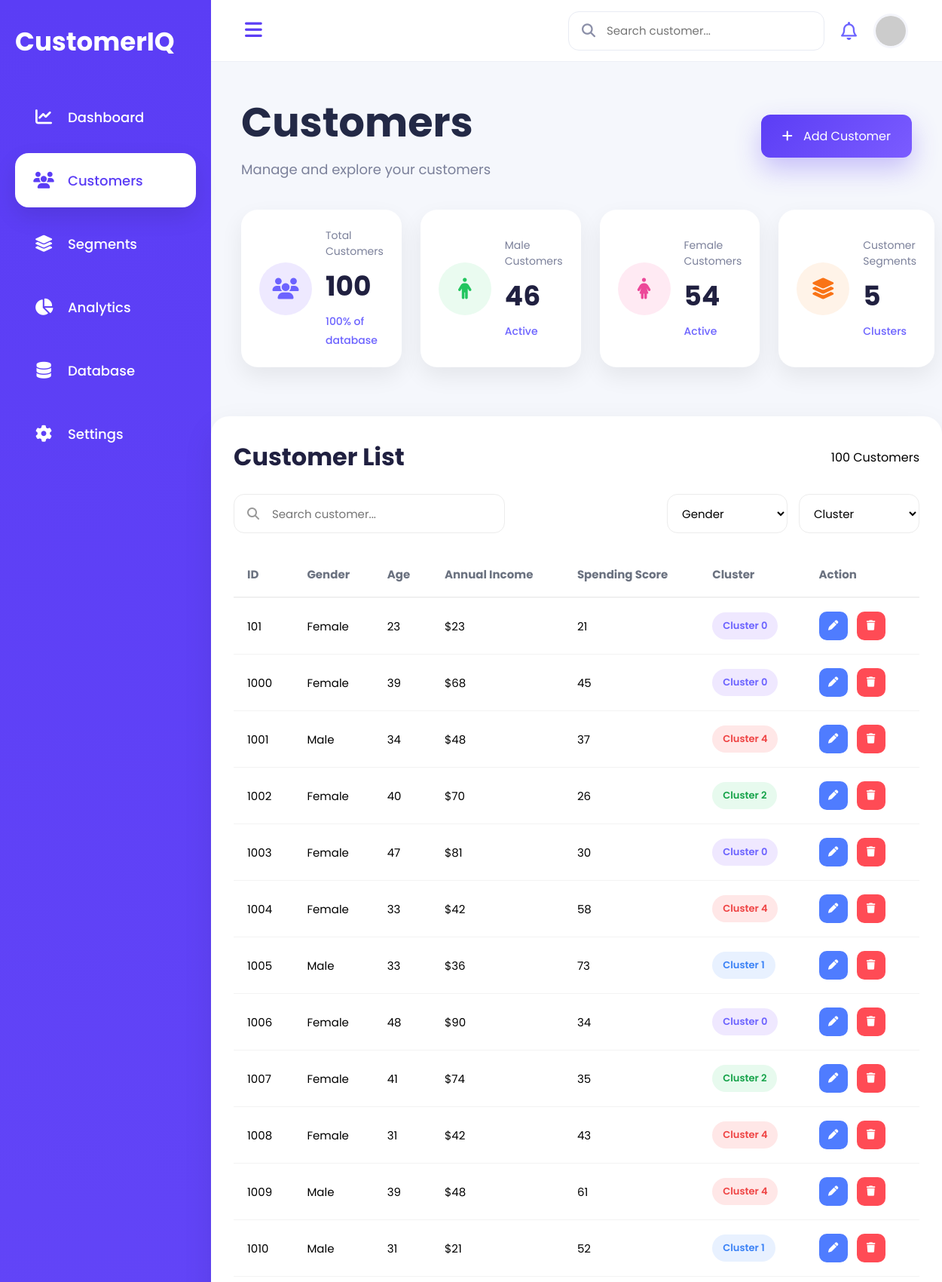
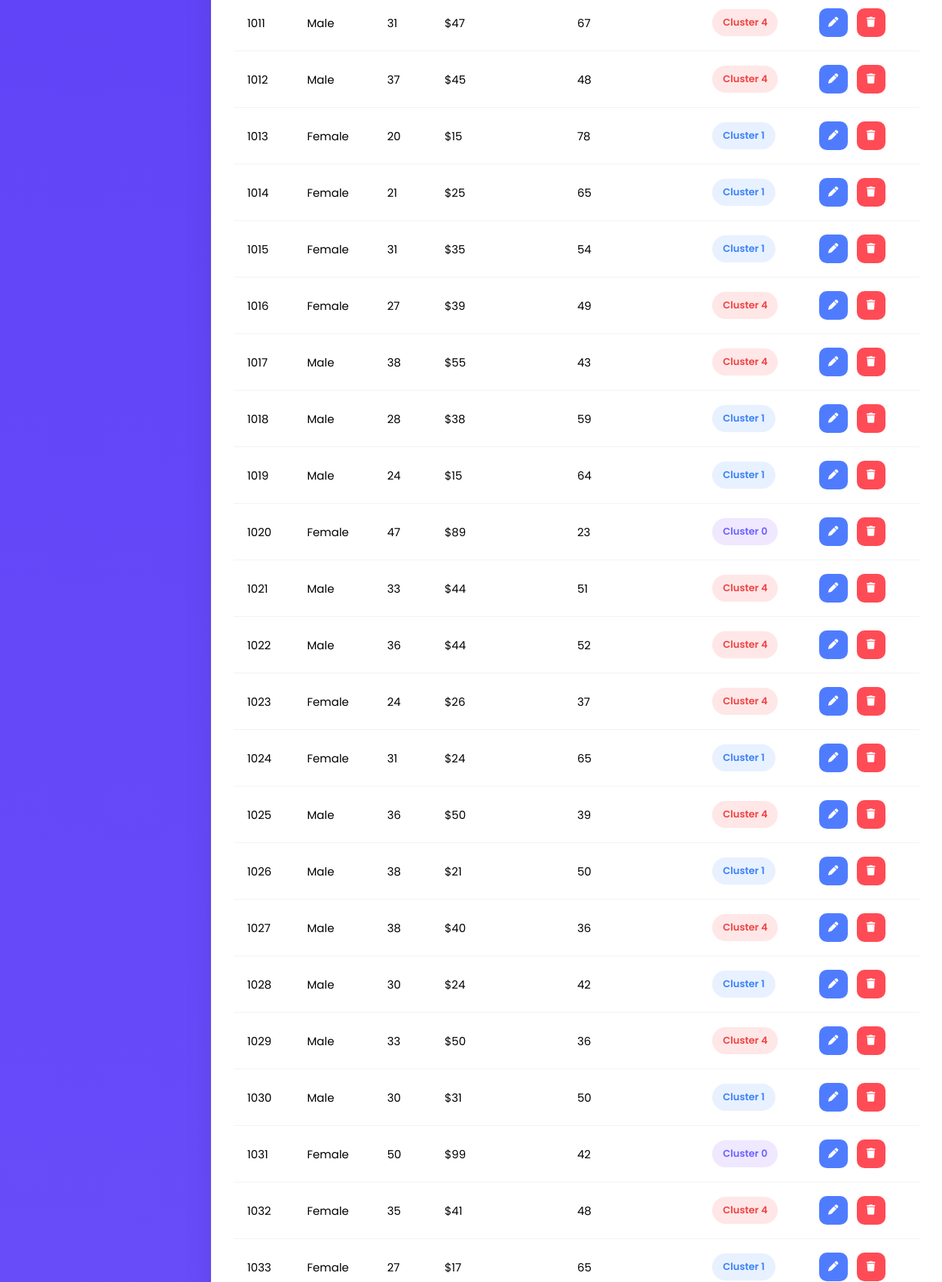
Page /customers (upper part) on the committed database (2 pictures, top to bottom).
### tables this page shows
CREATE TABLE customers(

        CustomerID INTEGER PRIMARY KEY,
        Gender TEXT,
        Age INTEGER,
        AnnualIncome INTEGER,
        SpendingScore INTEGER,
        Cluster INTEGER

    );

### App.py (the view)
@app.route("/customers")
def customers():
    page = request.args.get("page", 1, type=int)
    records_per_page = 100
    all_customers = get_all_customers()
    total_customers = len(all_customers)
    start = (page - 1) * records_per_page
    end = start + records_per_page
    customers = all_customers[start:end]
    total_pages = (total_customers + records_per_page - 1) // records_per_page
    success = request.args.get("success")
    return render_template(
        "customers_new.html",
        customers=customers,
        success=success,
        page=page,
        total_pages=total_pages
    )

### database.py (called while the page is built)
def get_all_customers():
    conn = sqlite3.connect(DB_NAME)
    conn.row_factory = sqlite3.Row
    cursor = conn.cursor()
    cursor.execute("SELECT * FROM customers ORDER BY CustomerID")
    customers = cursor.fetchall()
    conn.close()
    return customers

### templates/customers_new.html (shortened to what this page needs)
<!DOCTYPE html>
<html lang="en">
<head>
    <link rel="stylesheet"
          href="https://cdnjs.cloudflare.com/ajax/libs/font-awesome/6.7.1/css/all.min.css">
    <link rel="stylesheet"
          href="{{ url_for('static', filename='css/customers_new.css') }}">
</head>
<body>
<div class="dashboard">
    <aside class="sidebar">
    <div class="logo">
        <h2>CustomerIQ</h2>
    </div>
    <nav>
        <ul>
            <li onclick="window.location.href='/'">
                <i class="fa-solid fa-chart-line"></i>
                <span>Dashboard</span>
            </li>
            <li class="active">
                <i class="fa-solid fa-users"></i>
                <span>Customers</span>
            </li>
            <li>
                <i class="fa-solid fa-layer-group"></i>
                <span>Segments</span>
            </li>
            <li>
                <i class="fa-solid fa-chart-pie"></i>
                <span>Analytics</span>
            </li>
            <li>
                <i class="fa-solid fa-database"></i>
                <span>Database</span>
            </li>
            <li>
                <i class="fa-solid fa-gear"></i>
                <span>Settings</span>
            </li>
        </ul>
    </nav>
</aside>
    <main class="content">
        <header class="topbar">
            <div class="menu">
                <i class="fa-solid fa-bars"></i>
            </div>
            <div class="top-right">
                <div class="search">
                    <i class="fa-solid fa-magnifying-glass"></i>
                    <input
                        placeholder="Search customer...">
                </div>
                <i class="fa-regular fa-bell bell"></i>
                <img
                    src="https://i.pravatar.cc/100?img=32"
                    class="profile">
            </div>
        </header>
        <section class="page-title">
            <div>
                <h1>
                    Customers
                </h1>
                <p>
                    Manage and explore your customers
                </p>
            </div>
           <button class="add-btn" id="openModal">
                <i class="fa-solid fa-plus"></i>
                Add Customer
            </button>
        </section>
<div class="stats-grid">
    <div class="stat-card">
        <div class="icon purple">
            <i class="fa-solid fa-users"></i>
        </div>
        <div class="stat-info">
            <p>Total Customers</p>
            <h2>{{ customers|length }}</h2>
            <span>100% of database</span>
        </div>
    </div>
    <div class="stat-card">
        <div class="icon green">
            <i class="fa-solid fa-person"></i>
        </div>
        <div class="stat-info">
            <p>Male Customers</p>
            <h2>
                {{ customers|selectattr('Gender','equalto','M')|list|length }}
            </h2>
            <span>Active</span>
        </div>
    </div>
    <div class="stat-card">
        <div class="icon pink">
            <i class="fa-solid fa-person-dress"></i>
        </div>
        <div class="stat-info">
            <p>Female Customers</p>
            <h2>
                {{ customers|selectattr('Gender','equalto','F')|list|length }}
            </h2>
            <span>Active</span>
        </div>
    </div>
    <div class="stat-card">
        <div class="icon orange">
            <i class="fa-solid fa-layer-group"></i>
        </div>
        <div class="stat-info">
            <p>Customer Segments</p>
            <h2>5</h2>
            <span>Clusters</span>
        </div>
    </div>
</div>
        <section class="table-section">
    <div class="table-header">
        <h2>Customer List</h2>
        <span>{{ customers|length }} Customers</span>
    </div>
    <div class="table-toolbar">
        <div class="table-search">
            <i class="fa-solid fa-magnifying-glass"></i>
            <input
                type="text"
                id="tableSearch"
                placeholder="Search customer...">
        </div>
        <div class="table-filters">
            <select id="genderFilter">
                <option value="">Gender</option>
            </select>
            <select id="clusterFilter">
                <option value="">Cluster</option>
            </select>
        </div>
    </div>
    <div class="table-wrapper">
        <table id="customerTable">
            <thead>
                <tr>
                    <th>ID</th>
                    <th>Gender</th>
                    <th>Age</th>
                    <th>Annual Income</th>
                    <th>Spending Score</th>
                    <th>Cluster</th>
                    <th>Action</th>
                </tr>
            </thead>
            <tbody>
                {% for row in customers %}
                <tr>
                    <td>{{ row['CustomerID'] }}</td>
                    <td>
                        {% if row['Gender']=="M" %}
                        Male
                        {% else %}
                        Female
                        {% endif %}
                    </td>
                    <td>{{ row['Age'] }}</td>
                    <td>${{ row['AnnualIncome'] }}</td>
                    <td>{{ row['SpendingScore'] }}</td>
                    <td>
                        {% if row['Cluster']==0 %}
                        <span class="badge purple">Cluster 0</span>
                        {% elif row['Cluster']==1 %}
                        <span class="badge blue">Cluster 1</span>
                        {% elif row['Cluster']==2 %}
                        <span class="badge green">Cluster 2</span>
                        {% elif row['Cluster']==3 %}
                        <span class="badge orange">Cluster 3</span>
                        {% else %}
                        <span class="badge red">Cluster 4</span>
                        {% endif %}
                    </td>
                    <td>
                        <button
                            class="icon-btn edit"
                            data-id="{{ row['CustomerID'] }}">
                            <i class="fa-solid fa-pen"></i>
                        </button>
                        <button
                            class="icon-btn delete"
                            data-id="{{ row['CustomerID'] }}">
                            <i class="fa-solid fa-trash"></i>
                        </button>
                    </td>
                </tr>
                {% endfor %}
            </tbody>
        </table>
    </div>
</section>
    </main>
</div>
</body>
</html>

### rows in the picture
customers: CustomerID "101", Gender "Female", Age "23", AnnualIncome "23", SpendingScore "21", Cluster "Cluster 0"
customers: CustomerID "1000", Gender "Female", Age "39", AnnualIncome "68", SpendingScore "45", Cluster "Cluster 0"
customers: CustomerID "1001", Gender "Male", Age "34", AnnualIncome "48", SpendingScore "37", Cluster "Cluster 4"
customers: CustomerID "1002", Gender "Female", Age "40", AnnualIncome "70", SpendingScore "26", Cluster "Cluster 2"
customers: CustomerID "1003", Gender "Female", Age "47", AnnualIncome "81", SpendingScore "30", Cluster "Cluster 0"
customers: CustomerID "1004", Gender "Female", Age "33", AnnualIncome "42", SpendingScore "58", Cluster "Cluster 4"
customers: CustomerID "1005", Gender "Male", Age "33", AnnualIncome "36", SpendingScore "73", Cluster "Cluster 1"
customers: CustomerID "1006", Gender "Female", Age "48", AnnualIncome "90", SpendingScore "34", Cluster "Cluster 0"
customers: CustomerID "1007", Gender "Female", Age "41", AnnualIncome "74", SpendingScore "35", Cluster "Cluster 2"
customers: CustomerID "1008", Gender "Female", Age "31", AnnualIncome "42", SpendingScore "43", Cluster "Cluster 4"
customers: CustomerID "1009", Gender "Male", Age "39", AnnualIncome "48", SpendingScore "61", Cluster "Cluster 4"
customers: CustomerID "1010", Gender "Male", Age "31", AnnualIncome "21", SpendingScore "52", Cluster "Cluster 1"
customers: CustomerID "1011", Gender "Male", Age "31", AnnualIncome "47", SpendingScore "67", Cluster "Cluster 4"
customers: CustomerID "1012", Gender "Male", Age "37", AnnualIncome "45", SpendingScore "48", Cluster "Cluster 4"
customers: CustomerID "1013", Gender "Female", Age "20", AnnualIncome "15", SpendingScore "78", Cluster "Cluster 1"
customers: CustomerID "1014", Gender "Female", Age "21", AnnualIncome "25", SpendingScore "65", Cluster "Cluster 1"
customers: CustomerID "1015", Gender "Female", Age "31", AnnualIncome "35", SpendingScore "54", Cluster "Cluster 1"
customers: CustomerID "1016", Gender "Female", Age "27", AnnualIncome "39", SpendingScore "49", Cluster "Cluster 4"
customers: CustomerID "1017", Gender "Male", Age "38", AnnualIncome "55", SpendingScore "43", Cluster "Cluster 4"
customers: CustomerID "1018", Gender "Male", Age "28", AnnualIncome "38", SpendingScore "59", Cluster "Cluster 1"
customers: CustomerID "1019", Gender "Male", Age "24", AnnualIncome "15", SpendingScore "64", Cluster "Cluster 1"
customers: CustomerID "1020", Gender "Female", Age "47", AnnualIncome "89", SpendingScore "23", Cluster "Cluster 0"
customers: CustomerID "1021", Gender "Male", Age "33", AnnualIncome "44", SpendingScore "51", Cluster "Cluster 4"
customers: CustomerID "1022", Gender "Male", Age "36", AnnualIncome "44", SpendingScore "52", Cluster "Cluster 4"
customers: CustomerID "1023", Gender "Female", Age "24", AnnualIncome "26", SpendingScore "37", Cluster "Cluster 4"
customers: CustomerID "1024", Gender "Female", Age "31", AnnualIncome "24", SpendingScore "65", Cluster "Cluster 1"
customers: CustomerID "1025", Gender "Male", Age "36", AnnualIncome "50", SpendingScore "39", Cluster "Cluster 4"
customers: CustomerID "1026", Gender "Male", Age "38", AnnualIncome "21", SpendingScore "50", Cluster "Cluster 1"
customers: CustomerID "1027", Gender "Male", Age "38", AnnualIncome "40", SpendingScore "36", Cluster "Cluster 4"
customers: CustomerID "1028", Gender "Male", Age "30", AnnualIncome "24", SpendingScore "42", Cluster "Cluster 1"
customers: CustomerID "1029", Gender "Male", Age "33", AnnualIncome "50", SpendingScore "36", Cluster "Cluster 4"
customers: CustomerID "1030", Gender "Male", Age "30", AnnualIncome "31", SpendingScore "50", Cluster "Cluster 1"
customers: CustomerID "1031", Gender "Female", Age "50", AnnualIncome "99", SpendingScore "42", Cluster "Cluster 0"
customers: CustomerID "1032", Gender "Female", Age "35", AnnualIncome "41", SpendingScore "48", Cluster "Cluster 4"
customers: CustomerID "1033", Gender "Female", Age "27", AnnualIncome "17", SpendingScore "65", Cluster "Cluster 1"

### other values in the picture
{{ customers|length }} "100"
{{ customers|selectattr('Gender','equalto','M')|list|length }} "46"
{{ customers|selectattr('Gender','equalto','F')|list|length }} "54"
